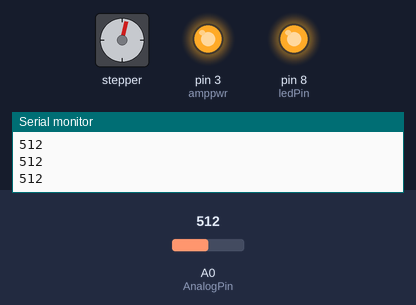
A sketch run on a simulated Arduino Uno, built with avr-gcc and run on an emulated ATmega328P. On the bench: stepper motor, output pins drawn as LEDs (lit = HIGH), the last lines printed to the serial monitor. The test bench sets the inputs (shaded band); at power-on: A0 (AnalogPin) = 512. The local clock reads 2024-03-15 10:24:30 at power-on unless the sketch sets it; storage starts empty; stepper angles assume 200 steps per turn.

Above: at 3.7 s.
3.8 s: A0 (AnalogPin) set to 90
At 6.5 s:
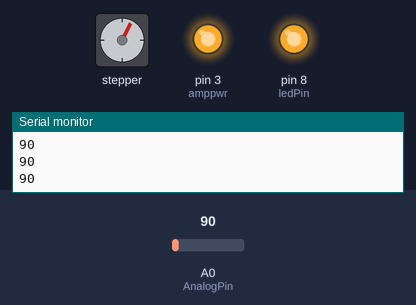
6.8 s: A0 (AnalogPin) set to 110
At 9.5 s:
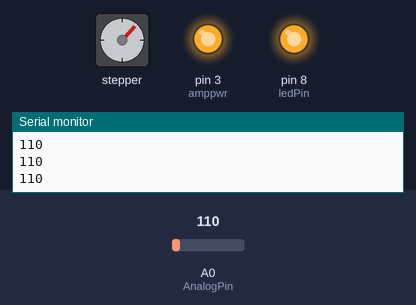
Timing chart, 0 to 23.1 s (numbered marks = the images above; inputs shaded):
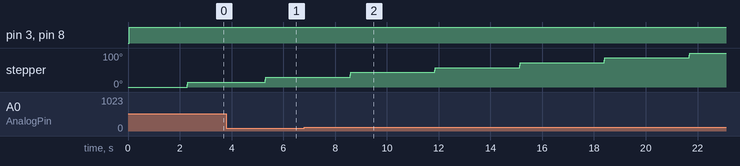

The sketch:

Arduino_stepper_motor_actuated_datalogger.ino
```cpp
#include <Stepper.h>
#include <Wire.h>
#include <SD.h>
#include "RTClib.h"
RTC_DS1307 RTC;
File logfile;
const int stepsPerRevolution = 200;  // number of steps per revolution
Stepper Stepp(stepsPerRevolution,4,5,6,7);
int AnalogPin = 0;//sensor input
int amppwr = 3;//ald1726 pwr
int ledPin = 8;
unsigned long cycleminutes  = 10;//time between readings,adjusted for reading time in program
int sortedValues;
int readsperwell = 250;
int wells = 25; //well number

void setup(void){
  Serial.begin(9600);
  pinMode(ledPin,OUTPUT);
  pinMode(amppwr,OUTPUT);//ald1726 pwr
  Serial.print("Initializing SD card...");
  pinMode(10, OUTPUT);//SD card power
  if (!SD.begin(10)) {
  }
  Serial.println("card initialized.");
  SD.begin(10);
  char filename[] = "LOGGER00.CSV";
  for (uint8_t p = 0; p < 100; p++) {
    filename[6] = p/10 + '0';
    filename[7] = p%10 + '0';
    if (! SD.exists(filename)) {
      logfile = SD.open(filename, FILE_WRITE);
      break;
    }
  }
  if (! logfile) {
    Serial.println("oops");
  }
  Wire.begin();
  RTC.begin();
  RTC.adjust(DateTime(__DATE__, __TIME__));
  logfile.print(",");
  logfile.print(",");
  logfile.print(",");
  for (int n=1;n<wells+1;n++){
    logfile.print(n);
    logfile.print(",");
 }
}

void loop(void) {
  DateTime now = RTC.now();
  unsigned long sta =(now.unixtime());
  Stepp.setSpeed(60);
  digitalWrite (ledPin, HIGH);
  digitalWrite (amppwr, HIGH);
  logfile.println("");
  logfile.print(millis());
  logfile.print(",");
  logfile.print(now.year(), DEC);
  logfile.print("/");
  logfile.print(now.month(), DEC);
  logfile.print("/");
  logfile.print(now.day(), DEC);
  logfile.print(",");
  logfile.print(now.hour(), DEC);
  logfile.print(":");
  logfile.print(now.minute(), DEC);
  logfile.print(":");
  logfile.print(now.second(), DEC);

  logfile.print(",");

  for(int m=0;m<wells;m++){//loop for each well

delay(1000);
    float (AnalogPin);//loop for each reading
    {
      // read multiple values and sort them to take the mode
      int sortedValues[readsperwell];
      for(int i=0;i<readsperwell;i++){
        int value = analogRead(AnalogPin);
        int j;
        if(value<sortedValues[0] || i==0){
          j=0; //insert at first position
        }
        else{
          for(j=1;j<i;j++){
            if(sortedValues[j-1]<=value && sortedValues[j]>=value){
              // j is insert position
              break;
            }
          }
        }
        for(int k=i;k>j;k--){
          // move all values higher than current reading up one position
          sortedValues[k]=sortedValues[k-1];
        }
        sortedValues[j]=value; //insert current reading
        Serial.println (value);
      }
      //return scaled mode of 10 values
      float returnval = 0;
      for(int i=readsperwell/2-5;i<(readsperwell/2+5);i++){
        returnval +=sortedValues[i];
      }
      returnval = returnval/10;
      float sensor1 = returnval;
      logfile.print(sensor1);
      logfile.print(",");
      Stepp.step(8);
      digitalWrite(4,LOW);
  digitalWrite(5,LOW);
  digitalWrite(6,LOW);
  digitalWrite(7,LOW);
      delay (1000);
    }
  }
  digitalWrite(ledPin, LOW);
  DateTime jill = RTC.now();
  unsigned long endtime =(jill.unixtime());
  Serial.println(endtime);
  Serial.println(sta);
  unsigned long runtime = endtime-sta;
  unsigned long offset = ((cycleminutes*60)-runtime);
  Serial.println(offset);
  logfile.flush();
  delay(offset*1000);
}//for void loop
```
